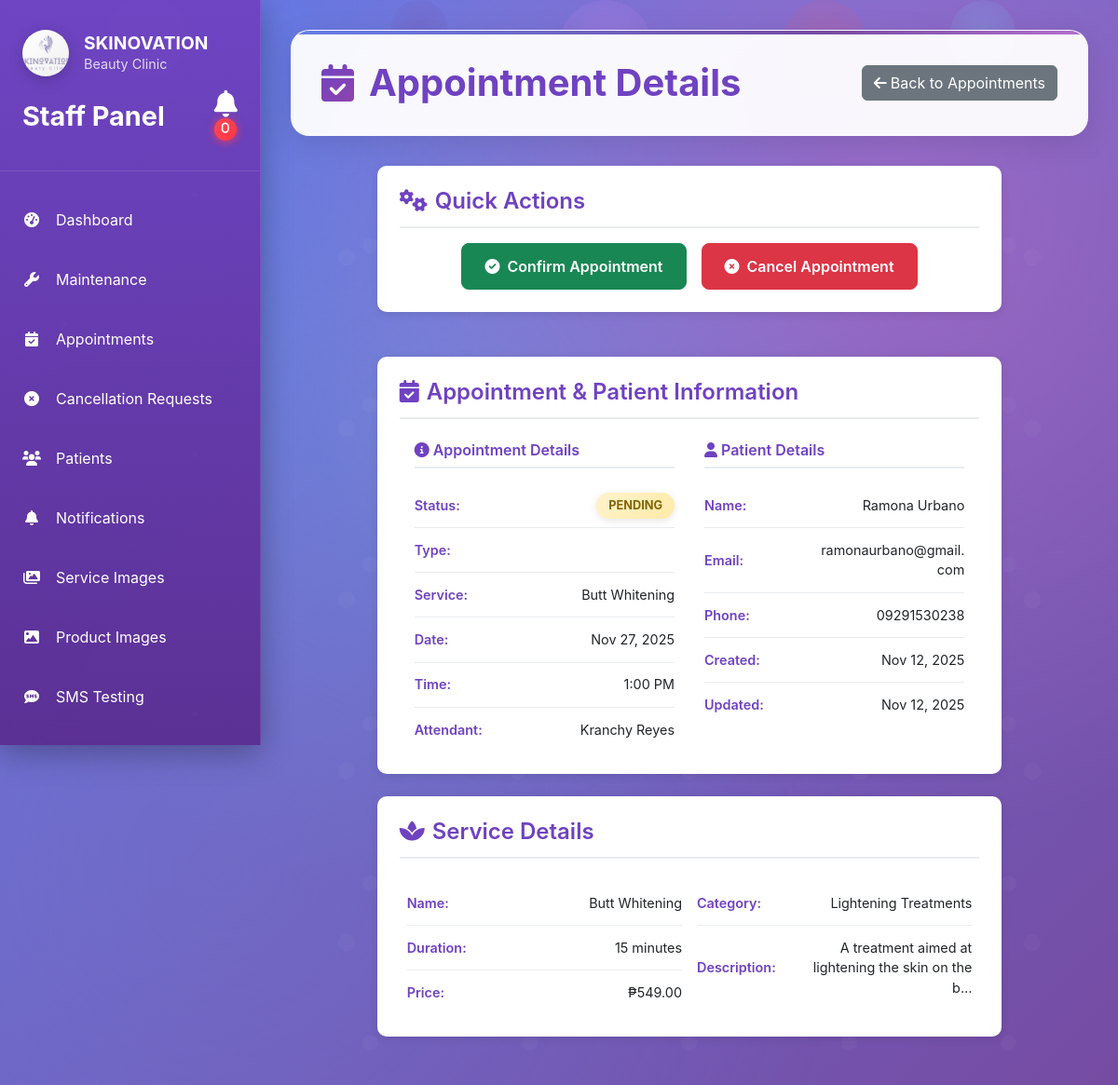
/appointments/admin/appointment/27/ (signed in), run on the app's committed database.
### appointments/models.py (models this page shows, shortened)
class Appointment(models.Model):
    STATUS_CHOICES = [
        ('pending', 'Pending'),
        ('confirmed', 'Confirmed'),
        ('completed', 'Completed'),
        ('cancelled', 'Cancelled'),
    ]
    appointment_date = models.DateField()
    appointment_time = models.TimeField()
    status = models.CharField(max_length=10, choices=STATUS_CHOICES, default='pending')
    created_at = models.DateTimeField(auto_now_add=True)
    updated_at = models.DateTimeField(auto_now=True)
    transaction_id = models.CharField(max_length=100, blank=True, null=True)
    patient = models.ForeignKey(settings.AUTH_USER_MODEL, on_delete=models.CASCADE, related_name='appointments')
    attendant = models.ForeignKey('accounts.Attendant', on_delete=models.CASCADE, related_name='appointments')
    service = models.ForeignKey('services.Service', on_delete=models.CASCADE, related_name='appointments', blank=True, null=True)
    product = models.ForeignKey('products.Product', on_delete=models.CASCADE, related_name='appointments', blank=True, null=True)
    package = models.ForeignKey('packages.Package', on_delete=models.CASCADE, related_name='appointments', blank=True, null=True)
    class Meta:
        db_table = 'appointments'
        ordering = ['-created_at']
    def get_service_name(self):
        if self.service:
            return self.service.service_name
        elif self.product:
            return self.product.product_name
        elif self.package:
            return self.package.package_name
        else:
            return "No service assigned"

### services/models.py (models this page shows, shortened)
class Service(models.Model):
    service_name = models.CharField(max_length=100)
    description = models.TextField(blank=True, null=True)
    price = models.DecimalField(max_digits=10, decimal_places=2, blank=True, null=True)
    duration = models.IntegerField(help_text="Duration in minutes")
    category = models.ForeignKey(ServiceCategory, on_delete=models.CASCADE, related_name='services')
    image = models.ImageField(upload_to='services/', blank=True, null=True)
    created_at = models.DateTimeField(auto_now_add=True)
    updated_at = models.DateTimeField(auto_now=True)
    class Meta:
        db_table = 'services'
        ordering = ['service_name']

class ServiceCategory(models.Model):
    name = models.CharField(max_length=255)
    class Meta:
        db_table = 'service_categories'
        verbose_name_plural = 'Service Categories'

### accounts/models.py (models this page shows, shortened)
class Attendant(models.Model):
    first_name = models.CharField(max_length=100)
    last_name = models.CharField(max_length=100)
    shift_date = models.DateField()
    shift_time = models.TimeField()
    created_at = models.DateTimeField(auto_now_add=True)
    updated_at = models.DateTimeField(auto_now=True)
    class Meta:
        db_table = 'attendants'

class User(AbstractUser):
    USER_TYPE_CHOICES = [
        ('patient', 'Patient'),
        ('admin', 'Admin'),
        ('owner', 'Owner'),
        ('attendant', 'Attendant'),
    ]
    GENDER_CHOICES = [
        ('male', 'Male'),
        ('female', 'Female'),
        ('other', 'Other'),
    ]
    CIVIL_STATUS_CHOICES = [
        ('single', 'Single'),
        ('married', 'Married'),
        ('widowed', 'Widowed'),
        ('divorced', 'Divorced'),
        ('separated', 'Separated'),
    ]
    user_type = models.CharField(max_length=10, choices=USER_TYPE_CHOICES, default='patient')
    phone = models.CharField(
        max_length=20,
        validators=[RegexValidator(
            regex=r'^\+?1?\d{9,15}$',
            message="Phone number must be entered in the format: '+999999999'. Up to 15 digits allowed."
        )],
        blank=True
    )
    middle_name = models.CharField(max_length=255, blank=True, null=True)
    address = models.TextField(blank=True, null=True, help_text="Complete address")
    gender = models.CharField(max_length=10, choices=GENDER_CHOICES, blank=True, null=True)
    civil_status = models.CharField(max_length=10, choices=CIVIL_STATUS_CHOICES, blank=True, null=True)
    birthday = models.DateField(blank=True, null=True)
    occupation = models.CharField(max_length=255, blank=True, null=True)
    profile_picture = models.ImageField(upload_to='profile_pictures/', blank=True, null=True)
    archived = models.BooleanField(default=False)
    created_at = models.DateTimeField(auto_now_add=True)
    updated_at = models.DateTimeField(auto_now=True)
    @property
    def full_name(self):
        return f"{self.first_name} {self.middle_name or ''} {self.last_name}".strip()
    class Meta:
        db_table = 'users'

### appointments/admin_views.py (the view)
# urls.py: path('admin/appointment/<int:appointment_id>/', admin_views.admin_appointment_detail, name='admin_appointment_detail'),
@login_required
@user_passes_test(is_admin)
def admin_appointment_detail(request, appointment_id):
    appointment = get_object_or_404(Appointment, id=appointment_id)
    context = {
        'appointment': appointment,
    }
    return render(request, 'appointments/admin_appointment_detail.html', context)

### templates/appointments/admin_appointment_detail.html (shortened to what this page needs)
{% extends 'appointments/admin_base.html' %}
{% load static %}
{% block content %}
<div class="content-header">
    <div class="d-flex justify-content-between align-items-center">
        <h1 class="page-title">
            <i class="fas fa-calendar-check"></i>
            Appointment Details
        </h1>
        <a href="{% url 'appointments:admin_appointments' %}" class="btn btn-secondary">
            <i class="fas fa-arrow-left me-1"></i>Back to Appointments
        </a>
    </div>
</div>
    <div class="container-fluid main-content">
    <div class="row justify-content-center mb-4">
        <div class="col-12 col-lg-10">
            <div class="detail-card">
                <h4 class="mb-3">
                    <i class="fas fa-cogs me-2"></i>Quick Actions
                </h4>
                <div class="d-flex flex-wrap gap-3 justify-content-center">
                    {% if appointment.status == 'pending' %}
                        <a href="{% url 'appointments:admin_confirm' appointment.id %}" class="btn btn-success btn-lg">
                            <i class="fas fa-check-circle me-2"></i>Confirm Appointment
                        </a>
                        <a href="{% url 'appointments:admin_cancel' appointment.id %}" class="btn btn-danger btn-lg">
                            <i class="fas fa-times-circle me-2"></i>Cancel Appointment
                        </a>
                    {% else %}
                        <div class="text-center text-muted py-3">
                            <i class="fas fa-info-circle fa-2x mb-2"></i>
                            <p class="mb-0">No actions available for {{ appointment.status }} appointments</p>
                        </div>
                    {% endif %}
                </div>
            </div>
        </div>
    </div>
    <div class="row justify-content-center g-4">
        <div class="col-12 col-lg-10">
            <div class="detail-card">
                <h4 class="mb-4">
                    <i class="fas fa-calendar-check me-2"></i>Appointment & Patient Information
                </h4>
                <div class="row">
                    <div class="col-md-6">
                        <div class="compact-section">
                            <h6><i class="fas fa-info-circle me-1"></i>Appointment Details</h6>
                            <div class="info-row">
                                <span class="info-label">Status:</span>
                                <span class="info-value">
                                    <span class="status-badge status-{{ appointment.status }}">{{ appointment.status|title }}</span>
                                </span>
                            </div>
                            <div class="info-row">
                                <span class="info-label">Type:</span>
                            </div>
                            <div class="info-row">
                                <span class="info-label">Service:</span>
                                <span class="info-value">{{ appointment.get_service_name }}</span>
                            </div>
                            <div class="info-row">
                                <span class="info-label">Date:</span>
                                <span class="info-value">{{ appointment.appointment_date|date:"M d, Y" }}</span>
                            </div>
                            <div class="info-row">
                                <span class="info-label">Time:</span>
                                <span class="info-value">{{ appointment.appointment_time|time:"g:i A" }}</span>
                            </div>
                            <div class="info-row">
                                <span class="info-label">Attendant:</span>
                                <span class="info-value">{{ appointment.attendant.first_name }} {{ appointment.attendant.last_name }}</span>
                            </div>
                        </div>
                    </div>
                    <div class="col-md-6">
                        <div class="compact-section">
                            <h6><i class="fas fa-user me-1"></i>Patient Details</h6>
                            <div class="info-row">
                                <span class="info-label">Name:</span>
                                <span class="info-value">{{ appointment.patient.full_name }}</span>
                            </div>
                            <div class="info-row">
                                <span class="info-label">Email:</span>
                                <span class="info-value">{{ appointment.patient.email }}</span>
                            </div>
                            <div class="info-row">
                                <span class="info-label">Phone:</span>
                                <span class="info-value">{{ appointment.patient.phone|default:"Not provided" }}</span>
                            </div>
                            <div class="info-row">
                                <span class="info-label">Created:</span>
                                <span class="info-value">{{ appointment.created_at|date:"M d, Y" }}</span>
                            </div>
                            <div class="info-row">
                                <span class="info-label">Updated:</span>
                                <span class="info-value">{{ appointment.updated_at|date:"M d, Y" }}</span>
                            </div>
                        </div>
                    </div>
                </div>
            </div>
            {% if appointment.service %}
            <div class="detail-card">
                <h4 class="mb-4">
                    <i class="fas fa-spa me-2"></i>Service Details
                </h4>
                <div class="row">
                    <div class="col-md-6">
                        <div class="info-row">
                            <span class="info-label">Name:</span>
                            <span class="info-value">{{ appointment.service.service_name }}</span>
                        </div>
                        <div class="info-row">
                            <span class="info-label">Duration:</span>
                            <span class="info-value">{{ appointment.service.duration }} minutes</span>
                        </div>
                        <div class="info-row">
                            <span class="info-label">Price:</span>
                            <span class="info-value">₱{{ appointment.service.price|floatformat:2 }}</span>
                        </div>
                    </div>
                    <div class="col-md-6">
                        <div class="info-row">
                            <span class="info-label">Category:</span>
                            <span class="info-value">{{ appointment.service.category.name }}</span>
                        </div>
                        <div class="info-row">
                            <span class="info-label">Description:</span>
                            <span class="info-value">{{ appointment.service.description|default:"No description"|truncatechars:50 }}</span>
                        </div>
                    </div>
                </div>
            </div>
            {% endif %}
        </div>
    </div>
</div>
{% endblock %}

### data on the page
Appointment: status "PENDING", get_service_name "Butt Whitening", appointment_date "Nov 27, 2025", appointment_time "1:00 PM", attendant.first_name "Kranchy", attendant.last_name "Reyes", patient.full_name "Ramona Urbano", patient.email "ramonaurbano@gmail.com", patient.phone "09291530238", created_at "Nov 12, 2025", updated_at "Nov 12, 2025", service.service_name "Butt Whitening", service.duration "15", service.price "549.00", service.category.name "Lightening Treatments", service.description "A treatment aimed at lightening the skin on the b…"
